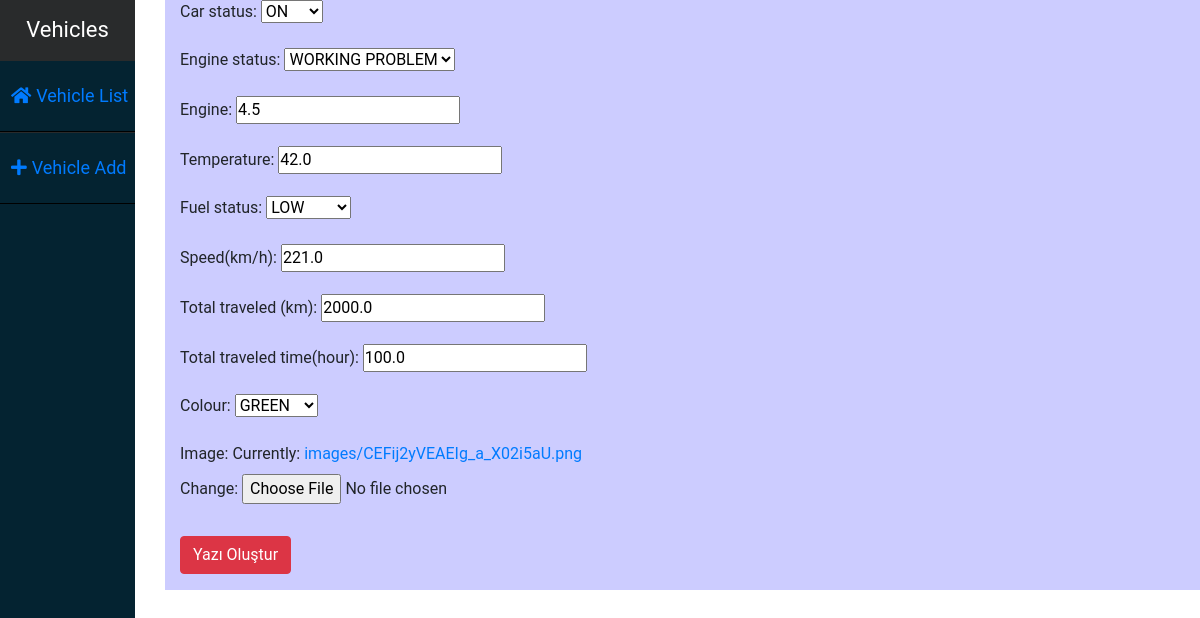
Page /vehicleupdate/4/ on the committed database.
### Vehicle/models.py (models this page shows, shortened)
class Vehicle(models.Model):
    COLOUR_CHOICES=(
    ('BLACK','BLACK'),
    ('WHITE','WHITE'),
    ('RED','RED'),
    ('YELLOW','YELLOW'),
    ('GREEN','GREEN'),
    ('OTHER','OTHER')
    )
    ENGINE_STATUS=(
        ('WORKS SMOOTHLY','WORKS SMOOTHLY'),
        ('WORKING NORMAL','WORKING NORMAL'),
        ('WORKING PROBLEM','WORKING PROBLEM'),
        ('VEHICLE BROKEN','VEHICLE BROKEN')
    )
    CAR_STATUS=(
        ('ON','ON'),
        ('OFF','OFF')
    )
    FUEL_STATUS =(
        ('HIGH','HIGH'),
        ('MEDIUM','MEDIUM'),
        ('LOW','LOW')
    )
    brand   = models.CharField(max_length=100)
    car_status  = models.CharField(choices=CAR_STATUS,null=True,blank=True,max_length=3,default='ON')
    name    = models.CharField(max_length=100)
    engine_status = models.CharField(choices=ENGINE_STATUS,default='WN',max_length=15)
    engine  = models.CharField(max_length=60)
    temperature = models.FloatField()
    fuel_status = models.CharField(choices=FUEL_STATUS,default='MEDIUM',max_length=6)
    speed   = models.FloatField(verbose_name='speed(km/h)')
    total_traveled = models.FloatField(default=0,verbose_name='total traveled (km)')
    total_traveled_time = models.FloatField(verbose_name='total traveled time(hour)')
    colour  = models.CharField(choices=COLOUR_CHOICES,default='BLACK',max_length=6)
    image   = models.ImageField(upload_to='images')

### Vehicle/views.py (the view, shortened to what this page needs)
# urls.py: path('vehicleupdate/<str:id>/',VehicleUpdate.as_view(),name='vehicleupdate')
class VehicleUpdate(UpdateView):
    template_name='vehicleupdateform.html'
    form_class=VehicleUpdateForm
    def get_object(self,queryset=None):
        vehicle=Vehicle.objects.filter(id=self.kwargs['id']).first()
        return vehicle

### Vehicle/forms.py
class VehicleUpdateForm(forms.ModelForm):
    class Meta:
        model = Vehicle
        exclude = ['brand','name']

### templates/vehicleupdateform.html (shortened to what this page needs)
{% extends 'layout.html' %}
{% load static %}
{% block body %}
<link rel="stylesheet" href="{% static 'style3.css' %}">
<div class='container'>
<form action="" enctype="multipart/form-data" method="POST">
    {{form.as_p}}
    <input type="submit" class="btn btn-danger mt-3 mb-3" value="Yazı Oluştur" />
</form>
</div>
  {% endblock body %}

### static/style.css (style rules this page uses)
body { font-family: 'Roboto', sans-serif; }
* { margin: 0; padding: 0; list-style: none; text-decoration: none; }

### static/style3.css (style rules this page uses)
.container { background-color: #CCCCFF; margin-left: 30px; }

### rows in the picture
Vehicle: car_status "ON", engine_status "WORKING PROBLEM", engine "4.5", temperature "42.0", fuel_status "LOW", speed "221.0", total_traveled "2000.0", total_traveled_time "100.0", colour "GREEN"
